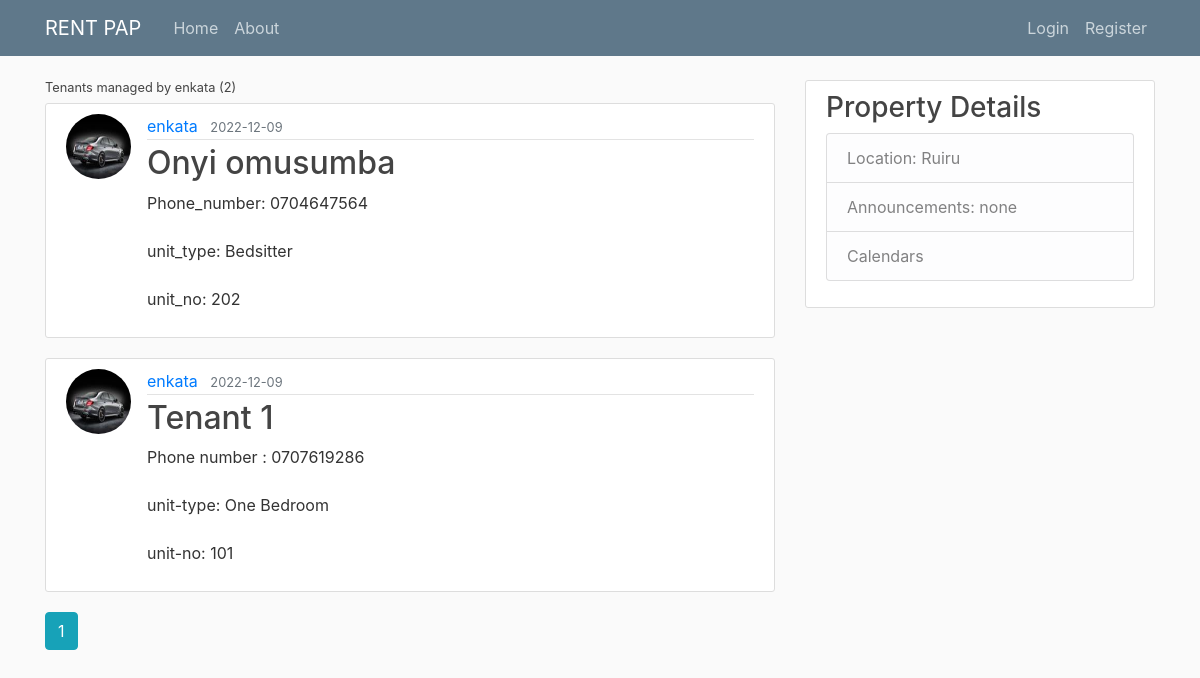
The page /user/enkata on the database its author committed.
### TMS/models.py (models this page shows, shortened)
class User(db.Model, UserMixin):
    id = db.Column(db.Integer, primary_key=True)
    username = db.Column(db.String(20), unique=True, nullable=False)
    email = db.Column(db.String(120), unique=True, nullable=False)
    image_file = db.Column(db.String(20), nullable=False, default='default.jpg')
    password = db.Column(db.String(60), nullable=False)
    posts = db.relationship('Post', backref='author', lazy=True)

class Post(db.Model):
    id = db.Column(db.Integer, primary_key=True)
    title = db.Column(db.String(100), nullable=False)
    date_posted = db.Column(db.DateTime, nullable=False, default=datetime.utcnow)
    content = db.Column(db.Text, nullable=False)
    user_id = db.Column(db.Integer, db.ForeignKey('user.id'), nullable=False)

### TMS/routes.py (the view)
@app.route("/user/<string:username>")
def user_posts(username):
    page = request.args.get('page', 1, type=int)
    user = User.query.filter_by(username=username).first_or_404()
    posts = Post.query.filter_by(author=user) \
        .order_by(Post.date_posted.desc()) \
        .paginate(page=page, per_page=5)
    return render_template('user_posts.html', posts=posts, user=user)

### TMS/templates/user_posts.html
{% extends "layout.html" %}
{% block content %}
    <h1 class="mb-1, small">Tenants managed by {{ user.username }} ({{ posts.total }})</h1>
    {% for post in posts.items %}
        <article class="media content-section">
          <img class="rounded-circle article-img" src="{{ url_for('static', filename='profile_pics/' + post.author.image_file) }}">
          <div class="media-body">
            <div class="article-metadata">
              <a class="mr-2" href="{{ url_for('user_posts', username=post.author.username) }}">{{ post.author.username }}</a>
              <small class="text-muted">{{ post.date_posted.strftime('%Y-%m-%d') }}</small>
            </div>
            <h2><a class="article-title" href="{{ url_for('post', post_id=post.id) }}">{{ post.title }}</a></h2>
            <p class="article-content">{{ post.content }}</p>
          </div>
        </article>
    {% endfor %}
    {% for page_num in posts.iter_pages(left_edge=1, right_edge=1, left_current=1, right_current=2) %}
      {% if page_num %}
        {% if posts.page == page_num %}
          <a class="btn btn-info mb-4" href="{{ url_for('user_posts', username=user.username, page=page_num) }}">{{ page_num }}</a>
        {% else %}
          <a class="btn btn-outline-info mb-4" href="{{ url_for('user_posts', username=user.username, page=page_num) }}">{{ page_num }}</a>
        {% endif %}
      {% else %}
        ...
      {% endif %}
    {% endfor %}
{% endblock content %}

### TMS/static/main.css (style rules this page uses)
body { background: #fafafa; color: #333333; margin-top: 5rem; }
h1, h2, h3, h4, h5, h6 { color: #444444; }
.content-section { background: #ffffff; padding: 10px 20px; border: 1px solid #dddddd; border-radius: 3px; margin-bottom: 20px; }
.article-title { color: #444444; }
.article-content { white-space: pre-line; }
.article-img { height: 65px; width: 65px; margin-right: 16px; }
.article-metadata { padding-bottom: 1px; margin-bottom: 4px; border-bottom: 1px solid #e3e3e3 }

### rows shown on the page
User: username "enkata"
Post: image_file (picture), author.username "enkata", date_posted "2022-12-09", title "Onyi omusumba", content "Phone_number: 0704647564 unit_type: Bedsitter unit_no: 202"
Post: image_file (picture), author.username "enkata", date_posted "2022-12-09", title "Tenant 1", content "Phone number : 0707619286 unit-type: One Bedroom unit-no: 101"

### other values the page prints
{{ posts.total }} "2"
{{ page_num }} "1"
